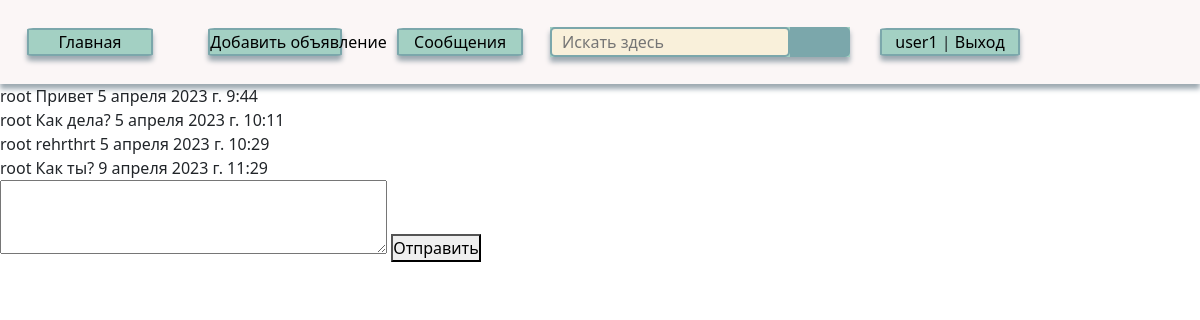
The page /dialog/user1/ (signed in) on the database its author committed.
### main/models.py (models this page shows, shortened)
class Message(models.Model):
    sender = models.ForeignKey(Profile, models.SET_NULL, null=True, blank=True)
    recipient = models.ForeignKey(Profile, models.SET_NULL, null=True, blank=True, related_name="messages")
    message = models.TextField(max_length=500)
    is_read = models.BooleanField(default=False, null=True)
    created = models.DateTimeField(default=timezone.now)

class Profile(models.Model):
    user = models.OneToOneField(User, on_delete=models.CASCADE)
    bio = models.TextField(max_length=500)
    avatar = models.ImageField(default='2.jpeg', upload_to='profile_images')
    email = models.EmailField(blank=True)
    birthday = models.DateField(null=True, blank=True)
    slug = models.SlugField(unique=True, null=True)
    def __str__(self):
        return self.user.username

### main/views.py (the view, shortened to what this page needs)
# urls.py: path('dialog/<slug:slug>/', Chat.as_view(), name='chat')
class Chat(DataMixin, CreateView, ListView):
    model = Message
    template_name = 'main/index/Chat.html'
    context_object_name = 'dialog'
    form_class = MessageForm
    def get_context_data(self, *, object_list=None, **kwargs):
        context = super().get_context_data(**kwargs)
        c_def = self.get_using_context(title='Сообщения',
                                       form=self.form_class,
                                       profile=Profile.objects.get(slug=self.kwargs['slug'])
                                       )
        return context | c_def
    def get_queryset(self):
        message = Message.objects.filter(recipient_id=self.request.user.id)
        from_message = Message.objects.filter(sender_id=self.request.user.id)
        return message | from_message

### main/utils.py (called while the page is built)
    def get_using_context(self, **kwargs):
        context = kwargs
        cats = Category.objects.all()
        context['menu'] = menu
        context['cats'] = cats
        if 'cat_selected' not in context:
            context['cat_selected'] = 0
        return context

### main/templates/main/index/Chat.html (shortened to what this page needs)
{% extends 'main/index/base.html' %}
{% block all_content %}
{% for d in dialog %}
<div>{{ d.sender }} {{ d.message }} {{ d.created }}</div>
{%  endfor %}
<form method="POST">
    {{ form.message }}
    <button type="submit">Отправить</button>
</form>
{% endblock %}

### main/templates/main/index/base.html (shortened to what this page needs)
<!doctype html>
<html lang="ru" xmlns="http://www.w3.org/1999/html">
<head>
    {% load main_tags %}
    {% load static %}
    <link href="https://cdn.jsdelivr.net/npm/bootstrap@5.3.0-alpha1/dist/css/bootstrap.min.css" rel="stylesheet"
>
    <link rel="stylesheet" href="{% static 'Css/style.css' %}">
</head>
<body>
{% block header %}
<div class="text-center" id="header">
    {% for m in menu%}
    {% if m.title == Поиск%}
    <div class="search">
        <input type="text" placeholder="Искать здесь">
        <button type="submit"></button>
    </div>
    {% else %}
    <div class="home">
        <a href="{% url m.url_name %}">{{ m.title }}</a>
    </div>
    {% endif %}
    {% endfor %}
    {% if request.user.is_authenticated%}
    <div class="home">
        <a href="{% url 'profile_user' request.user.profile.slug %}">{{ user.username }}</a> |
        <a href="{% url 'logout' %}">Выход</a>
    </div>
    {% endif %}
</div>
{% endblock %}
{% block all_content %}{% endblock %}
</body>
</html>

### static/Css/style.css (style rules this page uses)
* { margin: 0; padding: 0; box-sizing: border-box; }
#header { background: rgb(251, 246, 246); height: 7vmax; width: 100%; display: grid; grid-template-columns: 1fr 1fr 1fr 300px 200px 150px; box-shadow: 0 5px 5px #9da9b1; justify-content: center; }
.search { background: #A3D0C3; width: 100%; height: 30px; display: grid; grid-template-columns: 80% 20%; box-shadow: 0 5px 5px #9da9b1; justify-self: center; align-self: center; margin: 5px; }
.search input { padding-left: 10px; border: 2px solid #7BA7AB; border-radius: 5px; outline: none; background: #F9F0DA; color: #9E9C9C; }
.search button { grid-column: 2/3; width: 100%; height: 100%; border: none; background: #7BA7AB; border-radius: 0 5px 5px 0; cursor: pointer; }
.search button::before { content: "\f002"; font-family: FontAwesome; font-size: 16px; color: #F9F0DA; }
.home { width: 70%; margin: 5px; border: 2px solid #7BA7AB; box-shadow: 0 5px 5px #9da9b1; background: #A3D0C3; border-radius: 5%; display: inline; justify-self: center; align-self: center; white-space: nowrap; }
.home a { width: 100%; text-align: center; color: black; text-decoration: none; justify-self: center; align-self: center; }

### rows shown on the page
Message: sender "root", message "Привет", created "5 апреля 2023 г. 9:44"
Message: sender "root", message "Как дела?", created "5 апреля 2023 г. 10:11"
Message: sender "root", message "rehrthrt", created "5 апреля 2023 г. 10:29"
Message: sender "root", message "Как ты?", created "9 апреля 2023 г. 11:29"

### other values the page prints
{{ m.title }} "Главная" "Добавить объявление" "Сообщения"
{{ user.username }} "user1"
